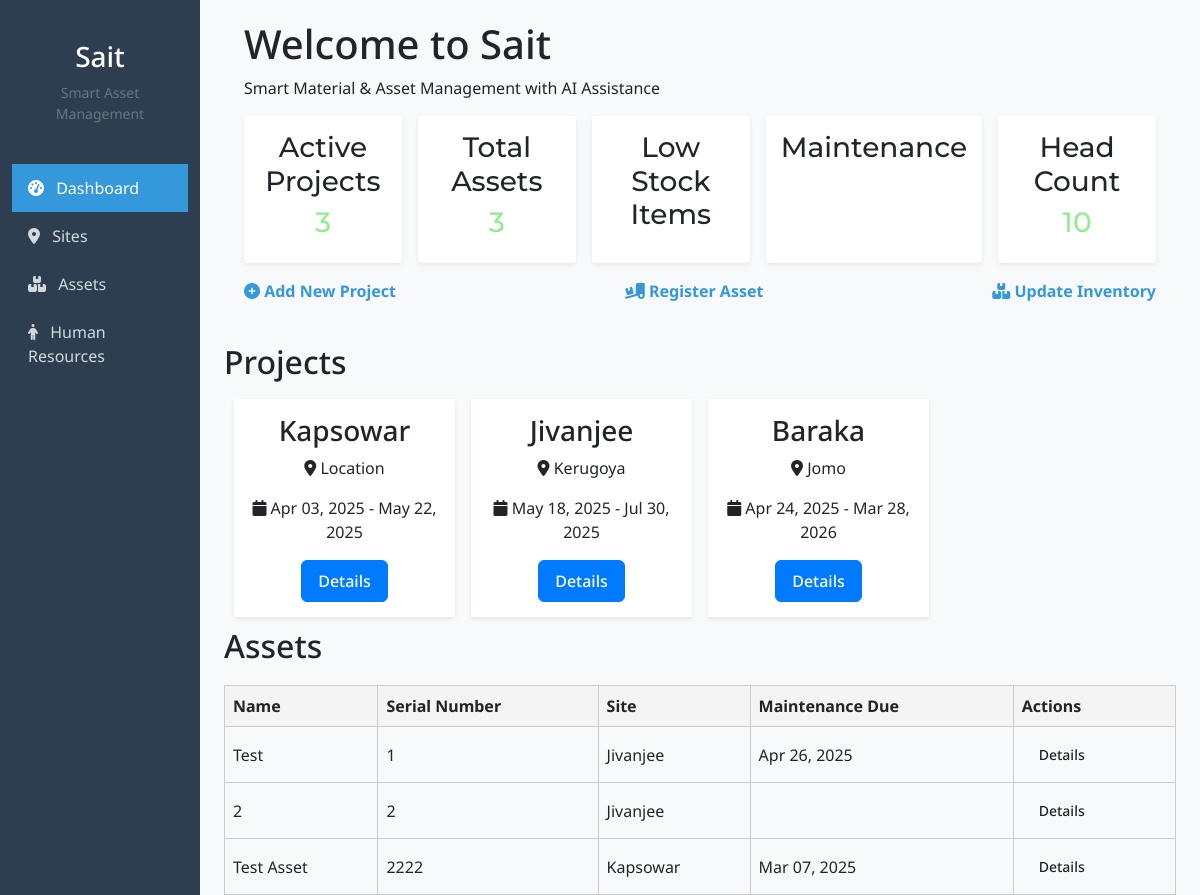
The page /dashboard/ (signed in) on the database its author committed.
### foreman/models.py (models this page shows, shortened)
class Site(models.Model):
    name = models.CharField(max_length=100)
    location = models.CharField(max_length=100)
    start_date = models.DateField()
    end_date = models.DateField()
    owner = models.ForeignKey(User, on_delete=models.CASCADE, related_name='sites',null=True, blank=True)

class Asset(models.Model):
    asset_types = [
        ('equipment', 'Equipment'),
        ('material', 'Material'),
    ]
    site = models.ForeignKey(Site, on_delete=models.CASCADE, related_name='assets')
    name = models.CharField(max_length=100)
    type = models.CharField(max_length=100, choices=asset_types, default='equipment')
    units = models.CharField(max_length=100)
    serial_number = models.CharField(max_length=50, blank=True, null=True)  # for equipment
    quantity_in_stock = models.IntegerField(default=0)  # for material
    cost_per_unit = models.DecimalField(max_digits=10, decimal_places=2)
    maintenance_date = models.DateField(blank=True, null=True)
    assignment_date = models.DateField()
    discription = models.TextField(blank=True)
    owner = models.ForeignKey(User, on_delete=models.CASCADE, related_name='assets',null=True, blank=True)

### foreman/views.py (the view)
# urls.py: path('dashboard/', views.dashboard, name='dashboard'),
@login_required
def dashboard(request):
    sites= Site.objects.filter(owner=request.user)
    assets = Asset.objects.filter(owner=request.user)
    human_resources = Human_resource.objects.filter(owner=request.user)
    return render(request, "dashboard.html", {"sites": sites,
                                              "assets": assets,
                                              "human_resources": human_resources})

### foreman/templates/dashboard.html (shortened to what this page needs)
{% extends '_base.html' %}
{% load static %}
{% block content %}
<div class="dashboard-container">
    <div class="dashboard-header">
        <h1>Welcome to Sait</h1>
        <p>Smart Material & Asset Management with AI Assistance</p>
        <div class="stats">
            <div class="stat">
                <h3>Active Projects</h3>
                <h3 class="stat-number" style="color:lightgreen; font:1rem;" >{{ sites.count }}</h3>
            </div>
            <div class="stat">
                <h3>Total Assets</h3>
                <h3 class="stat-number" style="color:lightgreen; font:1rem;" >{{ assets.count }}</h3>
            </div>
            <div class="stat">
                <h3>Low Stock Items</h3>
            </div>
            <div class="stat">
                <h3>Maintenance</h3>
            </div>
            <div class="stat">
                <h3>Head Count</h3>
                <h3 class="stat-number" style="color:lightgreen; font:1rem;" >{{ human_resources.count }}</h3>
            </div>
        </div>
    </div>
          <div class="dashboard-section">
            <div class="quick-actions">
                <a href="{% url 'site_create' %}" class="action-card">
                    <i class="fas fa-plus-circle"></i>
                    <span>Add New Project</span>
                </a>
                <a href="{% url 'asset_create' %}" class="action-card">
                    <i class="fas fa-truck-loading"></i>
                    <span>Register Asset</span>
                </a>
                <a href="{% url 'asset_create' %}" class="action-card">
                    <i class="fas fa-boxes"></i>
                    <span>Update Inventory</span>
                </a>
            </div>
        </div>
    </div>
</div>
    <div class="dashboard-content">
        <div class="dashboard-section">
            <div class="section-header">
                <h2>Projects</h2>
            </div>
            <div class="sites-grid">
                {% for site in sites %}
                <div class="site-card">
                    <h3>{{ site.name }}</h3>
                    <p><i class="fas fa-map-marker-alt"></i> {{ site.location }}</p>
                    <p><i class="fas fa-calendar"></i> {{ site.start_date|date:"M d, Y" }} - {{ site.end_date|date:"M d, Y" }}</p>
                    <div class="site-actions">
                        <a href="{% url 'site_detail' site.id %}" class="btn btn-primary">Details</a>
                    </div>
                </div>
                {% empty %}
                <p>No sites available. <a href="{% url "site_create" %}">Add a site</a></p>
                {% endfor %}
            </div>
        </div>
        <div class="dashboard-section">
            <div class="section-header">
                <h2>Assets</h2>
            </div>
            <div id="equipment" class="tab-content active">
                <table class="dashboard-table">
                    <thead>
                        <tr>
                            <th>Name</th>
                            <th>Serial Number</th>
                            <th>Site</th>
                            <th>Maintenance Due</th>
                            <th>Actions</th>
                        </tr>
                    </thead>
                    <tbody>
                        {% for asset in assets %}
                        <tr>
                            <td>{{ asset.name }}</td>
                            <td>{{ asset.serial_number }}</td>
                            <td>{{ asset.site.name }}</td>
                            <td class="{% if asset.maintenance_date|date:'Y-m-d' < today %}overdue{% endif %}">
                                {{ asset.maintenance_date|date:"M d, Y" }}
                            </td>
                            <td>
                                <a href="{% url 'asset_detail' asset.id %}" class="btn btn-sm">Details</a>
                            </td>
                        </tr>
                        {% empty %}
                        <tr>
                            <td colspan="5">No  assets available.</td>
                        </tr>
                        {% endfor %}
                    </tbody>
                </table>
            </div>
        </div>
{% endblock %}

### foreman/static/style.css (style rules this page uses)
:root { --primary-color: #2c3e50; --secondary-color: #3498db; --accent-color: #e74c3c; }
body { font-family: "Noto Sans", sans-serif; background-color: #f8f9fa; }
.btn-primary { background-color: var(--secondary-color); border-color: var(--secondary-color); }
.stats { display: grid; grid-template-columns: repeat(5 , 1fr); gap: 1rem; margin-bottom: 1rem; max-width: 100%; font-family: "Montserrat", sans-serif; }
.stats .stat { background-color: white; padding: 1rem; border-radius: 0.25rem; box-shadow: 0 0.125rem 0.25rem rgba(0, 0, 0, 0.075); text-align: center; padding: 15px; }
.sites-grid { display: grid; grid-template-columns: repeat(4, 1fr); gap: 1rem; padding: 10px; }
.sites-grid .site-card { background-color: white; padding: 1rem; box-shadow: 0 0.125rem 0.25rem rgba(0, 0, 0, 0.075); text-align: center; padding: 15px; }
.btn { display: inline-flex; align-items: center; justify-content: center; padding: 0.5rem 1rem; font-weight: 500; border-radius: 0.375rem; transition: all 0.2s ease-in-out; cursor: pointer; }
.btn-primary { background-color: #3b82f6; color: #ffffff; border: 1px solid transparent; }
table { width: 100%; border-collapse: collapse; margin-top: 20px; }
th, td { border: 1px solid #ccc; padding: 8px; text-align: left; }
th { background-color: #f4f4f4; }
.quick-actions { display: flex; justify-content: space-between; margin-bottom: 20px; }
.quick-actions a { text-decoration: none; color: #3498db; font-weight: bold; }
.btn-primary { background-color: #007bff; border-color: #007bff; }

### rows shown on the page
Site: name "Kapsowar", location "Location", start_date "Apr 03, 2025", end_date "May 22, 2025"
Site: name "Jivanjee", location "Kerugoya", start_date "May 18, 2025", end_date "Jul 30, 2025"
Site: name "Baraka", location "Jomo", start_date "Apr 24, 2025", end_date "Mar 28, 2026"
Asset: name "Test", serial_number "1", site.name "Jivanjee", maintenance_date "Apr 26, 2025"
Asset: name "2", serial_number "2", site.name "Jivanjee"
Asset: name "Test Asset", serial_number "2222", site.name "Kapsowar", maintenance_date "Mar 07, 2025"

### other values the page prints
{{ sites.count }} "3"
{{ assets.count }} "3"
{{ human_resources.count }} "10"
